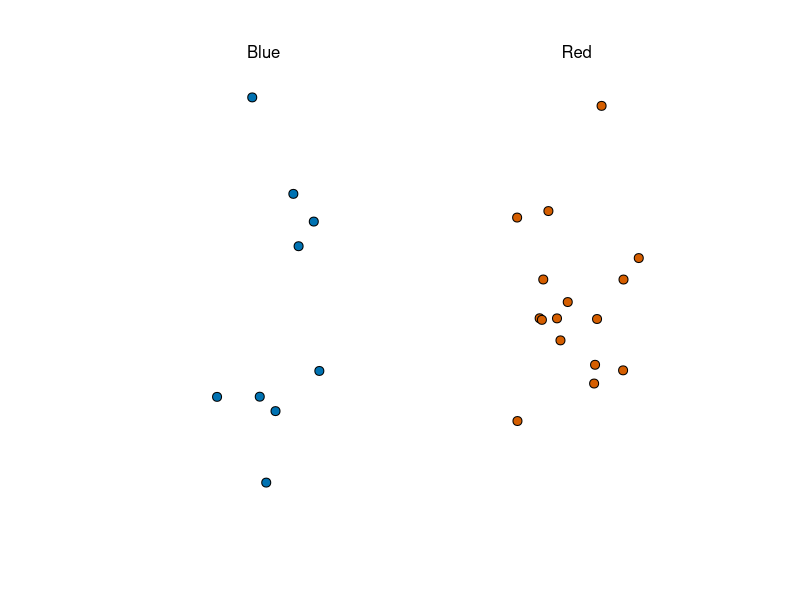
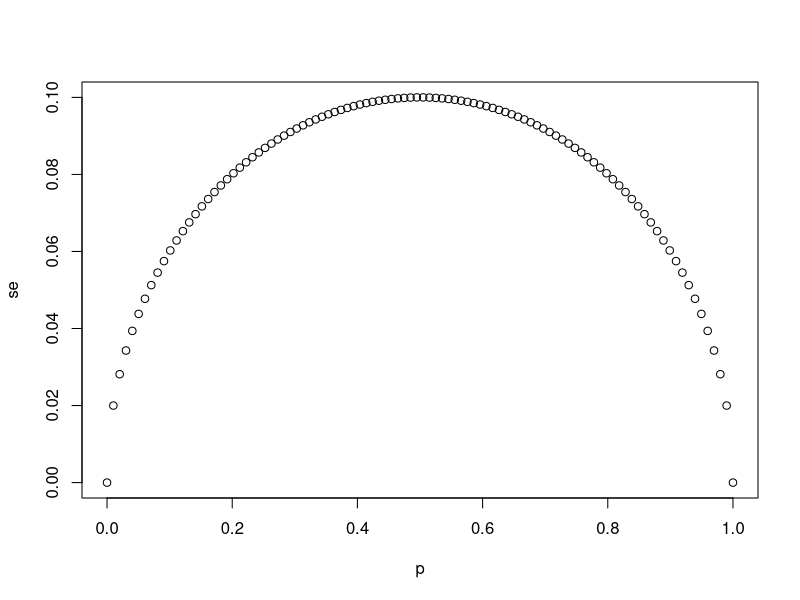
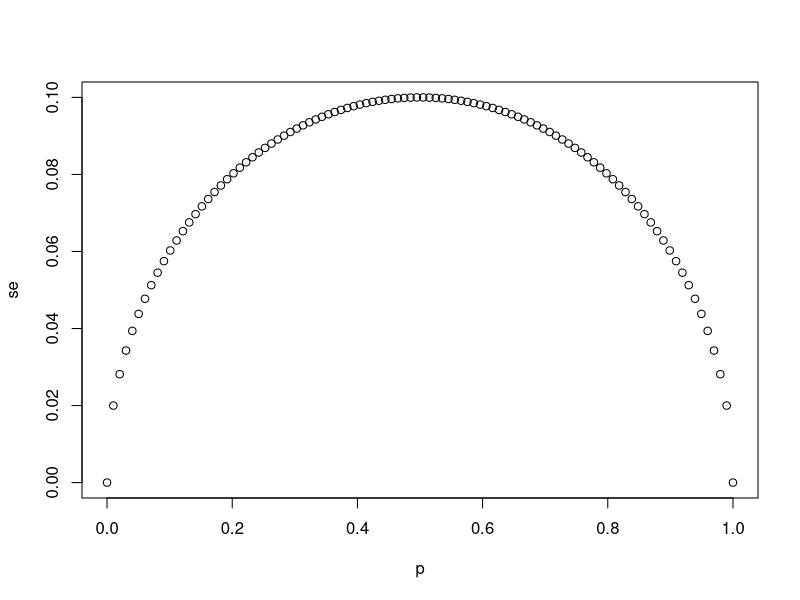
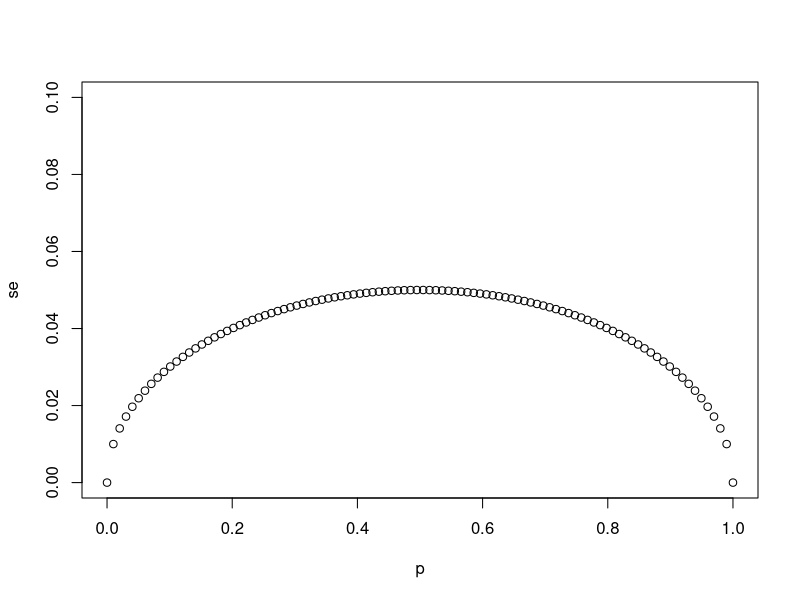
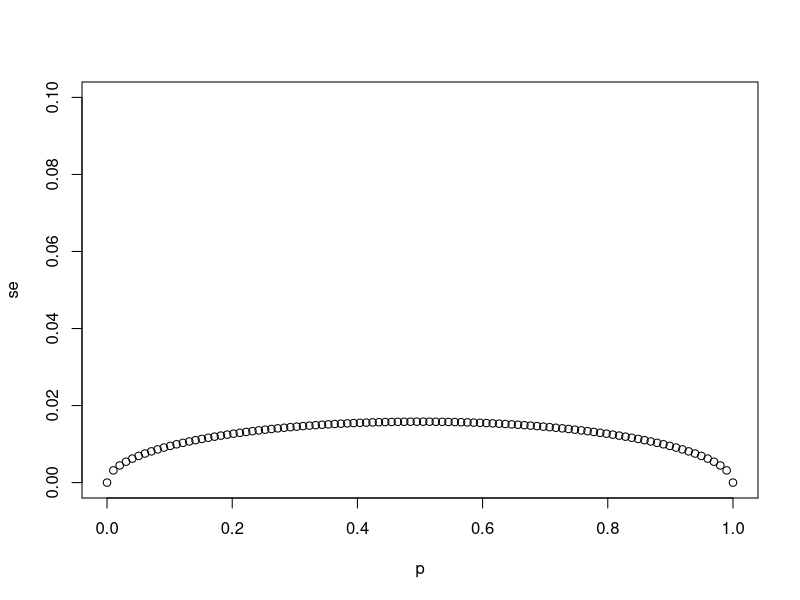
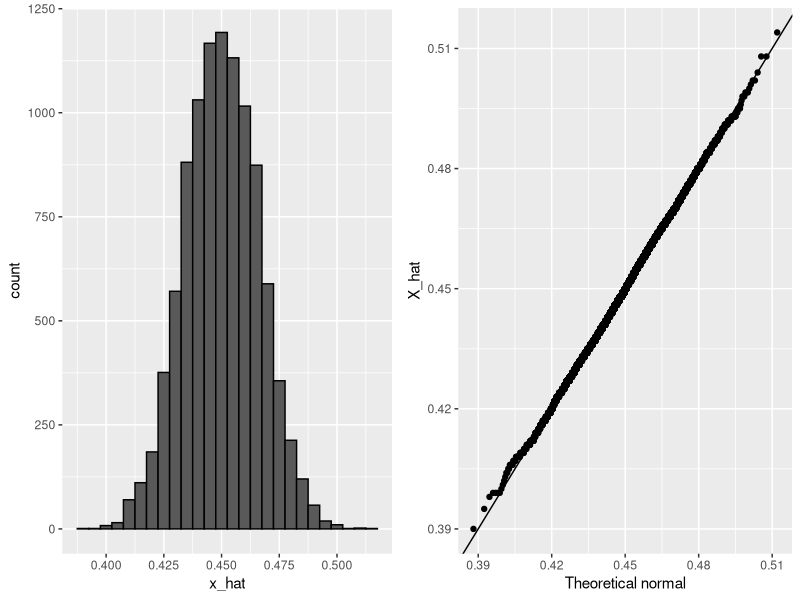
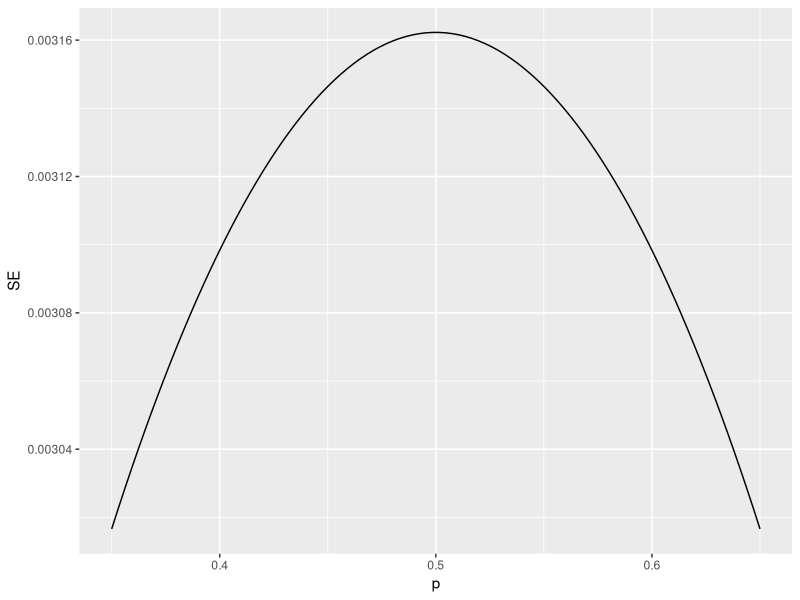
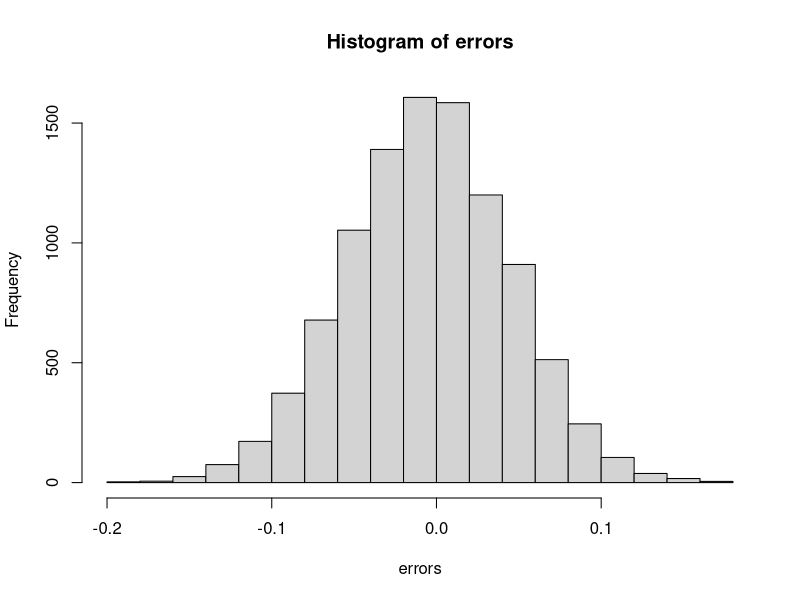

Generate these figures, in order, with R:
## ---- chunk 1
knitr::opts_chunk$set(echo = TRUE)
## ---- chunk 2
if(!require(tidyverse)) install.packages("tidyverse")
if(!require(dslabs)) install.packages("dslabs")

library(tidyverse)
library(dslabs)
take_poll(25)    # draw 25 beads
## ---- chunk 3
# `N` represents the number of people polled
N <- 25

# Create a variable `p` that contains 100 proportions ranging from 0 to 1 using the `seq` function
p <- seq(0, 1, length.out = 100)

# Create a variable `se` that contains the standard error of each sample average
se <- sqrt(p * (1 - p)/N)

# Plot `p` on the x-axis and `se` on the y-axis
plot(p,se)
## ---- chunk 4
# The vector `p` contains 100 proportions of Democrats ranging from 0 to 1 using the `seq` function
p <- seq(0, 1, length = 100)

# The vector `sample_sizes` contains the three sample sizes
sample_sizes <- c(25, 100, 1000)

# Write a for-loop that calculates the standard error `se` for every value of `p` for each of the three samples sizes `N` in the vector `sample_sizes`. Plot the three graphs, using the `ylim` argument to standardize the y-axis across all three plots.
for (N in sample_sizes)
{
se <- sqrt(p * (1 - p)/N)
plot(p,se,ylim = c(0,0.1))
}
## ---- chunk 5
# `N` represents the number of people polled
N <- 25

# `p` represents the proportion of Democratic voters
p <- 0.45

# Calculate the standard error of the spread. Print this value to the console.
2*sqrt((p*(1-p)/N))
## ---- chunk 6
X_hat <- 0.48
se <- sqrt(X_hat*(1-X_hat)/25)
pnorm(0.01/se) - pnorm(-0.01/se)
## ---- chunk 7
p <- 0.45    # unknown p to estimate
N <- 1000

# simulate one poll of size N and determine x_hat
x <- sample(c(0,1), size = N, replace = TRUE, prob = c(1-p, p))
x_hat <- mean(x)

# simulate B polls of size N and determine average x_hat
B <- 10000    # number of replicates
N <- 1000    # sample size per replicate
x_hat <- replicate(B, {
    x <- sample(c(0,1), size = N, replace = TRUE, prob = c(1-p, p))
    mean(x)
})
## ---- chunk 8
if(!require(gridExtra)) install.packages("gridExtra")

library(gridExtra)
p1 <- data.frame(x_hat = x_hat) %>%
    ggplot(aes(x_hat)) +
    geom_histogram(binwidth = 0.005, color = "black")
p2 <- data.frame(x_hat = x_hat) %>%
    ggplot(aes(sample = x_hat)) +
    stat_qq(dparams = list(mean = mean(x_hat), sd = sd(x_hat))) +
    geom_abline() +
    ylab("X_hat") +
    xlab("Theoretical normal")
grid.arrange(p1, p2, nrow=1)
## ---- chunk 9
N <- 100000
p <- seq(0.35, 0.65, length = 100)
SE <- sapply(p, function(x) 2*sqrt(x*(1-x)/N))
data.frame(p = p, SE = SE) %>%
    ggplot(aes(p, SE)) +
    geom_line()
## ---- chunk 10
# Write a function called `take_sample` that takes `p` and `N` as arguements and returns the average value of a randomly sampled population.
take_sample <- function(p, N) {
  x <- sample(c(0,1), size = N, replace = TRUE, prob = c(1-p, p))
  return(mean(x))
}

# Use the `set.seed` function to make sure your answer matches the expected result after random sampling
set.seed(1)

# Define `p` as the proportion of Democrats in the population being polled
p <- 0.45

# Define `N` as the number of people polled
N <- 100

# Call the `take_sample` function to determine the sample average of `N` randomly selected people from a population containing a proportion of Democrats equal to `p`. Print this value to the console.
take_sample(p, N)
## ---- chunk 11
# Define `p` as the proportion of Democrats in the population being polled
p <- 0.45

# Define `N` as the number of people polled
N <- 100

# The variable `B` specifies the number of times we want the sample to be replicated
B <- 10000

# Use the `set.seed` function to make sure your answer matches the expected result after random sampling
set.seed(1)

# Create an objected called `errors` that replicates subtracting the result of the `take_sample` function from `p` for `B` replications
errors <- replicate(B, p - take_sample(p, N))

# Calculate the mean of the errors. Print this value to the console.
mean(errors)
hist(errors)
## ---- chunk 12
# Define `p` as the proportion of Democrats in the population being polled
p <- 0.45

# Define `N` as the number of people polled
N <- 100

# The variable `B` specifies the number of times we want the sample to be replicated
B <- 10000

# Use the `set.seed` function to make sure your answer matches the expected result after random sampling
set.seed(1)

# We generated `errors` by subtracting the estimate from the actual proportion of Democratic voters
errors <- replicate(B, p - take_sample(p, N))

# Calculate the mean of the absolute value of each simulated error. Print this value to the console.
mean(abs(errors))
## ---- chunk 13
# Define `p` as the proportion of Democrats in the population being polled
p <- 0.45

# Define `N` as the number of people polled
N <- 100

# The variable `B` specifies the number of times we want the sample to be replicated
B <- 10000

# Use the `set.seed` function to make sure your answer matches the expected result after random sampling
set.seed(1)

# We generated `errors` by subtracting the estimate from the actual proportion of Democratic voters
errors <- replicate(B, p - take_sample(p, N))

# Calculate the standard deviation of `errors`
sqrt(mean(errors^2))
## ---- chunk 14
# Define `p` as the expected value equal to 0.45
p <- 0.45

# Define `N` as the sample size
N <- 100

# Calculate the standard error
sqrt(p*(1-p)/N)
## ---- chunk 15
# Define `p` as a proportion of Democratic voters to simulate
p <- 0.45

# Define `N` as the sample size
N <- 100

# Use the `set.seed` function to make sure your answer matches the expected result after random sampling
set.seed(1)

# Define `X` as a random sample of `N` voters with a probability of picking a Democrat ('1') equal to `p`
X <- sample(c(0,1), size = N, replace = TRUE, prob = c(1-p, p))

# Define `X_bar` as the average sampled proportion
X_bar <- mean(X)

# Calculate the standard error of the estimate. Print the result to the console.
se <- sqrt((X_bar*(1-X_bar)/N))
se
## ---- chunk 16
N <- seq(100, 5000, len = 100)
p <- 0.5
se <- sqrt(p*(1-p)/N)
plot(se, N)
## ---- chunk 17
# Define `p` as the proportion of Democrats in the population being polled
p <- 0.45

# Define `N` as the number of people polled
N <- 100

# The variable `B` specifies the number of times we want the sample to be replicated
B <- 10000

# Use the `set.seed` function to make sure your answer matches the expected result after random sampling
set.seed(1)

# Generate `errors` by subtracting the estimate from the actual proportion of Democratic voters
errors <- replicate(B, p - take_sample(p, N))

# Generate a qq-plot of `errors` with a qq-line showing a normal distribution
qqnorm(errors)
qqline(errors)
## ---- chunk 18
# Define `p` as the proportion of Democrats in the population being polled
p <- 0.45

# Define `N` as the number of people polled
N <- 100

# Calculate the probability that the estimated proportion of Democrats in the population is greater than 0.5. Print this value to the console.

1-pnorm(0.5, p, sqrt(p*(1-p)/N))
## ---- chunk 19
# Define `N` as the number of people polled
N <-100

# Define `X_hat` as the sample average
X_hat <- 0.51

# Define `se_hat` as the standard error of the sample average
se_hat <- sqrt(X_hat*(1-X_hat)/N)

# Calculate the probability that the error is 0.01 or larger
1-pnorm(0.01,0,se_hat) + pnorm(-0.01,0,se_hat)
## ---- chunk 20
data("nhtemp")
data.frame(year = as.numeric(time(nhtemp)), temperature = as.numeric(nhtemp)) %>%
    ggplot(aes(year, temperature)) +
    geom_point() +
    geom_smooth() +
    ggtitle("Average Yearly Temperatures in New Haven")
## ---- chunk 21
p <- 0.45
N <- 1000
X <- sample(c(0,1), size = N, replace = TRUE, prob = c(1-p, p))    # generate N observations
X_hat <- mean(X)    # calculate X_hat
SE_hat <- sqrt(X_hat*(1-X_hat)/N)    # calculate SE_hat, SE of the mean of N observations
c(X_hat - 2*SE_hat, X_hat + 2*SE_hat)    # build interval of 2*SE above and below mean
## ---- chunk 22
z <- qnorm(0.995)    # calculate z to solve for 99% confidence interval
pnorm(qnorm(0.995))    # demonstrating that qnorm gives the z value for a given probability
pnorm(qnorm(1-0.995))    # demonstrating symmetry of 1-qnorm
pnorm(z) - pnorm(-z)    # demonstrating that this z value gives correct probability for interval
## ---- chunk 23
B <- 10000
inside <- replicate(B, {
    X <- sample(c(0,1), size = N, replace = TRUE, prob = c(1-p, p))
    X_hat <- mean(X)
    SE_hat <- sqrt(X_hat*(1-X_hat)/N)
    between(p, X_hat - 2*SE_hat, X_hat + 2*SE_hat)    # TRUE if p in confidence interval
})
mean(inside)
## ---- chunk 24
N <- 25
X_hat <- 0.48
(2*X_hat - 1) + c(-2, 2)*2*sqrt(X_hat*(1-X_hat)/N)
## ---- chunk 25
N <- 100    # sample size
z <- sqrt(N) * 0.02/0.5    # spread of 0.02
1 - (pnorm(z) - pnorm(-z))
## ---- chunk 26
# Load the data
data(polls_us_election_2016)

# Generate an object `polls` that contains data filtered for polls that ended on or after October 31, 2016 in the United States
polls <- filter(polls_us_election_2016, enddate >= "2016-10-31" & state == "U.S.")

# How many rows does `polls` contain? Print this value to the console.
nrow(polls)

# Assign the sample size of the first poll in `polls` to a variable called `N`. Print this value to the console.
N <- head(polls$samplesize,1)
N

# For the first poll in `polls`, assign the estimated percentage of Clinton voters to a variable called `X_hat`. Print this value to the console.
X_hat <- (head(polls$rawpoll_clinton,1)/100)
X_hat

# Calculate the standard error of `X_hat` and save it to a variable called `se_hat`. Print this value to the console.
se_hat <- sqrt(X_hat*(1-X_hat)/N)
se_hat

# Use `qnorm` to calculate the 95% confidence interval for the proportion of Clinton voters. Save the lower and then the upper confidence interval to a variable called `ci`.
ci <- c(X_hat - qnorm(0.975)*se_hat, X_hat + qnorm(0.975)*se_hat)
ci
## ---- chunk 27
# The `polls` object that filtered all the data by date and nation has already been loaded. Examine it using the `head` function.
head(polls)

# Create a new object called `pollster_results` that contains columns for pollster name, end date, X_hat, se_hat, lower confidence interval, and upper confidence interval for each poll.
polls <- mutate(polls, X_hat = polls$rawpoll_clinton/100, se_hat = sqrt(X_hat*(1-X_hat)/polls$samplesize), lower = X_hat - qnorm(0.975)*se_hat, upper = X_hat + qnorm(0.975)*se_hat)
pollster_results <- select(polls, pollster, enddate, X_hat, se_hat, lower, upper)
pollster_results
## ---- chunk 28
# The `pollster_results` object has already been loaded. Examine it using the `head` function.
head(pollster_results)

# Add a logical variable called `hit` that indicates whether the actual value exists within the confidence interval of each poll. Summarize the average `hit` result to determine the proportion of polls with confidence intervals include the actual value. Save the result as an object called `avg_hit`.
avg_hit <- pollster_results %>% mutate(hit=(lower<0.482 & upper>0.482)) %>% summarize(mean(hit))
avg_hit
## ---- chunk 29
# Add a statement to this line of code that will add a new column named `d_hat` to `polls`. The new column should contain the difference in the proportion of voters.
polls <- polls_us_election_2016 %>% filter(enddate >= "2016-10-31" & state == "U.S.")  %>%
  mutate(d_hat = rawpoll_clinton/100 - rawpoll_trump/100)

# Assign the sample size of the first poll in `polls` to a variable called `N`. Print this value to the console.
N <- polls$samplesize[1]
N

# Assign the difference `d_hat` of the first poll in `polls` to a variable called `d_hat`. Print this value to the console.
d_hat <- polls$d_hat[1]
d_hat

# Assign proportion of votes for Clinton to the variable `X_hat`.
X_hat <- (d_hat+1)/2
X_hat

# Calculate the standard error of the spread and save it to a variable called `se_hat`. Print this value to the console.
se_hat <- 2*sqrt(X_hat*(1-X_hat)/N)
se_hat


# Use `qnorm` to calculate the 95% confidence interval for the difference in the proportions of voters. Save the lower and then the upper confidence interval to a variable called `ci`.
ci <- c(d_hat - qnorm(0.975)*se_hat, d_hat + qnorm(0.975)*se_hat)
ci
## ---- chunk 30
# The subset `polls` data with 'd_hat' already calculated has been loaded. Examine it using the `head` function.
head(polls)

# Create a new object called `pollster_results` that contains columns for pollster name, end date, d_hat, lower confidence interval of d_hat, and upper confidence interval of d_hat for each poll.
d_hat = polls$rawpoll_clinton/100 - polls$rawpoll_trump/100
X_hat = (d_hat + 1) / 2
polls <- mutate(polls, X_hat, se_hat = 2 * sqrt(X_hat * (1 - X_hat) / samplesize), lower = d_hat - qnorm(0.975)*se_hat, upper = d_hat + qnorm(0.975)*se_hat)
pollster_results <- select(polls, pollster, enddate, d_hat, lower, upper)
pollster_results
## ---- chunk 31
# The `pollster_results` object has already been loaded. Examine it using the `head` function.
head(pollster_results)

# Add a logical variable called `hit` that indicates whether the actual value (0.021) exists within the confidence interval of each poll. Summarize the average `hit` result to determine the proportion of polls with confidence intervals include the actual value. Save the result as an object called `avg_hit`.
avg_hit <- pollster_results %>% mutate(hit=(lower<0.021 & upper>0.021)) %>% summarize(mean(hit))
avg_hit
## ---- chunk 32
# The `polls` object has already been loaded. Examine it using the `head` function.
head(polls)

# Add variable called `error` to the object `polls` that contains the difference between d_hat and the actual difference on election day. Then make a plot of the error stratified by pollster.
error <- polls$d_hat - 0.021
polls <- mutate(polls, error)
polls %>% ggplot(aes(x = pollster, y = error)) +
  geom_point() +
  theme(axis.text.x = element_text(angle = 90, hjust = 1))
## ---- chunk 33
# The `polls` object has already been loaded. Examine it using the `head` function.
head(polls)

# Add variable called `error` to the object `polls` that contains the difference between d_hat and the actual difference on election day. Then make a plot of the error stratified by pollster, but only for pollsters who took 5 or more polls.
error <- polls$d_hat - 0.021
polls <- mutate(polls, error)
polls %>% group_by(pollster) %>% filter(n() >= 5) 
polls %>% ggplot(aes(x = pollster, y = error)) +
  geom_point() +
  theme(axis.text.x = element_text(angle = 90, hjust = 1))
## ---- chunk 34
d <- 0.039
Ns <- c(1298, 533, 1342, 897, 774, 254, 812, 324, 1291, 1056, 2172, 516)
p <- (d+1)/2

# calculate confidence intervals of the spread
confidence_intervals <- sapply(Ns, function(N){
    X <- sample(c(0,1), size=N, replace=TRUE, prob = c(1-p, p))
    X_hat <- mean(X)
    SE_hat <- sqrt(X_hat*(1-X_hat)/N)
    2*c(X_hat, X_hat - 2*SE_hat, X_hat + 2*SE_hat) - 1
})

# generate a data frame storing results
polls <- data.frame(poll = 1:ncol(confidence_intervals),
                    t(confidence_intervals), sample_size = Ns)
names(polls) <- c("poll", "estimate", "low", "high", "sample_size")
polls
## ---- chunk 35
d_hat <- polls %>%
    summarize(avg = sum(estimate*sample_size) / sum(sample_size)) %>%
    .$avg

p_hat <- (1+d_hat)/2
moe <- 2*1.96*sqrt(p_hat*(1-p_hat)/sum(polls$sample_size))   
round(d_hat*100,1)
round(moe*100, 1)
## ---- chunk 36
names(polls_us_election_2016)

# keep only national polls from week before election with a grade considered reliable
polls <- polls_us_election_2016 %>%
    filter(state == "U.S." & enddate >= "2016-10-31" &
               (grade %in% c("A+", "A", "A-", "B+") | is.na(grade)))

# add spread estimate
polls <- polls %>%
    mutate(spread = rawpoll_clinton/100 - rawpoll_trump/100)

# compute estimated spread for combined polls
d_hat <- polls %>%
    summarize(d_hat = sum(spread * samplesize) / sum(samplesize)) %>%
    .$d_hat

# compute margin of error
p_hat <- (d_hat+1)/2
moe <- 1.96 * 2 * sqrt(p_hat*(1-p_hat)/sum(polls$samplesize))

# histogram of the spread
polls %>%
    ggplot(aes(spread)) +
    geom_histogram(color="black", binwidth = .01)
## ---- chunk 37
# number of polls per pollster in week before election
polls %>% group_by(pollster) %>% summarize(n())

# plot results by pollsters with at least 6 polls
polls %>% group_by(pollster) %>%
    filter(n() >= 6) %>%
    ggplot(aes(pollster, spread)) +
    geom_point() +
    theme(axis.text.x = element_text(angle = 90, hjust = 1))

# standard errors within each pollster
polls %>% group_by(pollster) %>%
    filter(n() >= 6) %>%
    summarize(se = 2 * sqrt(p_hat * (1-p_hat) / median(samplesize)))
## ---- chunk 38
# collect last result before the election for each pollster
one_poll_per_pollster <- polls %>% group_by(pollster) %>%
    filter(enddate == max(enddate)) %>%      # keep latest poll
    ungroup()

# histogram of spread estimates
one_poll_per_pollster %>%
    ggplot(aes(spread)) + geom_histogram(binwidth = 0.01)

# construct 95% confidence interval
results <- one_poll_per_pollster %>%
    summarize(avg = mean(spread), se = sd(spread)/sqrt(length(spread))) %>%
    mutate(start = avg - 1.96*se, end = avg + 1.96*se)
round(results*100, 1)
## ---- chunk 39
data(heights)

# Make a vector of heights from all males in the population
x <- heights %>% filter(sex == "Male") %>%
  .$height

# Calculate the population average. Print this value to the console.
gemiddelde_lengte <- mean(x)
gemiddelde_lengte

# Calculate the population standard deviation. Print this value to the console.
standaard_deviatie <- sd(x)
standaard_deviatie
## ---- chunk 40
# The vector of all male heights in our population `x` has already been loaded for you. You can examine the first six elements using `head`.
head(x)

# Use the `set.seed` function to make sure your answer matches the expected result after random sampling
set.seed(1)

# Define `N` as the number of people measured
N <- 50

# Define `X` as a random sample from our population `x`
X <- sample(x, N, replace = TRUE)
X

# Calculate the sample average. Print this value to the console.
mu <- mean(X)
mu

# Calculate the sample standard deviation. Print this value to the console.
sigma <- sd(X)
sigma
## ---- chunk 41
# The vector of all male heights in our population `x` has already been loaded for you. You can examine the first six elements using `head`.
head(x)

# Use the `set.seed` function to make sure your answer matches the expected result after random sampling
set.seed(1)

# Define `N` as the number of people measured
N <- 50

# Define `X` as a random sample from our population `x`
X <- sample(x, N, replace = TRUE)

# Define `se` as the standard error of the estimate. Print this value to the console.
X_hat <- mean(X)
se <- sd(X)/sqrt(N)
se

# Construct a 95% confidence interval for the population average based on our sample. Save the lower and then the upper confidence interval to a variable called `ci`.
# Construct a 95% confidence interval for the population average based on our sample. Save the lower and then the upper confidence interval to a variable called `ci`.
ci <- c(qnorm(0.025, X_hat, se), qnorm(0.975, X_hat, se))
ci
## ---- chunk 42
# Define `mu` as the population average
mu <- mean(x)

# Use the `set.seed` function to make sure your answer matches the expected result after random sampling
set.seed(1)

# Define `N` as the number of people measured
N <- 50

# Define `B` as the number of times to run the model
B <- 10000

# Define an object `res` that contains a logical vector for simulated intervals that contain mu
res <- replicate(B, {
  X <- sample(x, N, replace = TRUE)
  se <- sd(X) / sqrt(N)
  interval <- c(qnorm(0.025, mean(X), se) , qnorm(0.975, mean(X), se))
  between(mu, interval[1], interval[2])
})

# Calculate the proportion of results in `res` that include mu. Print this value to the console.
mean(res)
## ---- chunk 43
# These lines of code filter for the polls we want and calculate the spreads
polls <- polls_us_election_2016 %>% 
  filter(pollster %in% c("Rasmussen Reports/Pulse Opinion Research","The Times-Picayune/Lucid") &
           enddate >= "2016-10-15" &
           state == "U.S.") %>% 
  mutate(spread = rawpoll_clinton/100 - rawpoll_trump/100) 

# Make a boxplot with points of the spread for each pollster
polls %>% ggplot(aes(pollster, spread)) + geom_boxplot() + geom_point()
## ---- chunk 44
# The `polls` data have already been loaded for you. Use the `head` function to examine them.
head(polls)

# Create an object called `sigma` that contains a column for `pollster` and a column for `s`, the standard deviation of the spread
sigma <- polls %>% group_by(pollster) %>% summarize(s = sd(spread))

# Print the contents of sigma to the console
sigma
## ---- chunk 45
# The `polls` data have already been loaded for you. Use the `head` function to examine them.
head(polls)

# Create an object called `res` that summarizes the average, standard deviation, and number of polls for the two pollsters.
res <- polls %>% group_by(pollster) %>% summarise(avg = mean(spread), s = sd(spread), N=n())

# Store the difference between the larger average and the smaller in a variable called `estimate`. Print this value to the console.
estimate <- max(res$avg) - min(res$avg)
estimate

# Store the standard error of the estimates as a variable called `se_hat`. Print this value to the console.
se_hat <- sqrt(res$s[2]^2/res$N[2] + res$s[1]^2/res$N[1])
se_hat

# Calculate the 95% confidence interval of the spreads. Save the lower and then the upper confidence interval to a variable called `ci`.
ci <- c(estimate - qnorm(0.975)*se_hat, estimate + qnorm(0.975)*se_hat)
ci
## ---- chunk 46
# We made an object `res` to summarize the average, standard deviation, and number of polls for the two pollsters.
res <- polls %>% group_by(pollster) %>% 
  summarize(avg = mean(spread), s = sd(spread), N = n()) 

# The variables `estimate` and `se_hat` contain the spread estimates and standard error, respectively.
estimate <- res$avg[2] - res$avg[1]
se_hat <- sqrt(res$s[2]^2/res$N[2] + res$s[1]^2/res$N[1])

# Calculate the p-value
2 * (1 - pnorm(estimate / se_hat, 0, 1))
## ---- chunk 47
# Execute the following lines of code to filter the polling data and calculate the spread
polls <- polls_us_election_2016 %>% 
  filter(enddate >= "2016-10-15" &
           state == "U.S.") %>%
  group_by(pollster) %>%
  filter(n() >= 5) %>% 
  mutate(spread = rawpoll_clinton/100 - rawpoll_trump/100) %>%
  ungroup()

# Create an object called `var` that contains columns for the pollster, mean spread, and standard deviation. Print the contents of this object to the console.
var <- polls %>% group_by(pollster) %>% summarise(avg = mean(spread), s = sd(spread))
var
## ---- chunk 48
prev <- 0.00025    # disease prevalence
N <- 100000    # number of tests
outcome <- sample(c("Disease", "Healthy"), N, replace = TRUE, prob = c(prev, 1-prev))

N_D <- sum(outcome == "Disease")    # number with disease
N_H <- sum(outcome == "Healthy")    # number healthy

# for each person, randomly determine if test is + or -
accuracy <- 0.99
test <- vector("character", N)
test[outcome == "Disease"] <- sample(c("+", "-"), N_D, replace=TRUE, prob = c(accuracy, 1-accuracy))
test[outcome == "Healthy"] <- sample(c("-", "+"), N_H, replace=TRUE, prob = c(accuracy, 1-accuracy))

table(outcome, test)
## ---- chunk 49
# suggested libraries and options
library(tidyverse)
options(digits = 3)
# load brexit_polls object
library(dslabs)
data(brexit_polls)
## ---- chunk 50
p <- 0.481    # official proportion voting "Remain"
d <- 2*p-1    # official spread
## ---- chunk 51
# The final proportion of voters choosing "Remain" was p=0.481. Consider a poll with a sample of N=1500 voters.
N <- 1500
# What is the expected total number of voters in the sample choosing "Remain"?
nb_remain <- N*p
nb_remain
# What is the standard error of the total number of voters in the sample choosing "Remain"?
se_remain <- sqrt(N*p*(1-p))
se_remain
# What is the expected value of X_bar, the proportion of "Remain" voters?
X_bar <- p
X_bar
# What is the standard error of X_bar, the proportion of "Remain" voters?
se <- sqrt(p*(1-p)/N)
se
# What is the expected value of d, the spread between the proportion of "Remain" voters and "Leave" voters?
d <- 2*p-1
d
# What is the standard error of d, the spread between the proportion of "Remain" voters and "Leave" voters?
2 * se
## ---- chunk 52
head(brexit_polls)
brexit_polls <- brexit_polls %>%
        mutate(x_hat = (spread+1)/2)
# What is the average of the observed spreads (spread)?
mean(brexit_polls$spread)
 
# What is the standard deviation of the observed spreads?
sd(brexit_polls$spread)
# What is the average of x_hat, the estimates of the parameter p?
mean(brexit_polls$x_hat)
 
# What is the standard deviation of x_hat?
sd(brexit_polls$x_hat)
## ---- chunk 53
brexit_polls[1,]
# Use qnorm to compute the 95% confidence interval for X_hat.
# What is the lower bound of the 95% confidence interval?
brexit_polls[1,]$x_hat - qnorm(.975) * sqrt(brexit_polls[1,]$x_hat *(1-brexit_polls[1,]$x_hat)/brexit_polls[1,]$samplesize)
 
# What is the upper bound of the 95% confidence interval?
brexit_polls[1,]$x_hat + qnorm(.975) * sqrt(brexit_polls[1,]$x_hat *(1-brexit_polls[1,]$x_hat)/brexit_polls[1,]$samplesize)
 
# Does the 95% confidence interval predict a winner (does not cover p=0.5)? Does the 95% confidence interval cover the true value of p observed during the referendum?
# A: The interval predicts a winner but does not cover the true value of p
## ---- chunk 54
# suggested libraries and options
library(tidyverse)
options(digits = 3)
# load brexit_polls object and add x_hat column
library(dslabs)
data(brexit_polls)
brexit_polls <- brexit_polls %>%
    mutate(x_hat = (spread + 1)/2)
# final proportion voting "Remain"
p <- 0.481
## ---- chunk 55
d <- -0.038
june_polls <- brexit_polls %>%
  filter(enddate > "2016-06-01")
june_polls <- june_polls %>%
  mutate(se_x_hat = sqrt(x_hat*(1-x_hat)/samplesize),
           se_spread = 2 * se_x_hat,
           lower = spread - qnorm(.975) * se_spread,
           upper = spread + qnorm(.975) * se_spread,
           hit = (lower<=d & upper>=d))
head(june_polls)
# How many polls are in june_polls?
nrow(june_polls)
# What proportion of polls have a confidence interval that covers the value 0?
june_polls %>% summarize(mean(lower<=0 & upper>=0))
# What proportion of polls predict "Remain" (confidence interval entirely above 0)?
june_polls %>% summarize(mean(lower>0))
# What proportion of polls have a confidence interval covering the true value of d?
june_polls %>% summarize(mean(hit))
## ---- chunk 56
june_polls %>%
  group_by(pollster) %>%
  summarize(hit_rate=mean(hit), n()) %>%
  arrange(hit_rate)
## ---- chunk 57
june_polls %>% group_by(poll_type) %>%
  ggplot(aes(poll_type,spread)) +
  geom_boxplot()
## ---- chunk 58
combined_by_type <- june_polls %>%
        group_by(poll_type) %>%
        summarize(N = sum(samplesize),
                  spread = sum(spread*samplesize)/N,
                  p_hat = (spread + 1)/2)
res <- combined_by_type %>%
  mutate(
    se_spread = 2 * sqrt(p_hat * (1-p_hat) / N),
    ci_lower = spread - qnorm(.975) * se_spread,
    ci_upper = spread + qnorm(.975) * se_spread
    )
res
#What is the lower bound of the 95% confidence interval for online voters?
#What is the upper bound of the 95% confidence interval for online voters?
res %>%
  filter(poll_type == 'Online') %>%
  select(ci_lower, ci_upper)
## ---- chunk 59
# suggested libraries and options
library(tidyverse)
options(digits = 3)
# load brexit_polls object and add x_hat column
library(dslabs)
data(brexit_polls)
brexit_polls <- brexit_polls %>%
    mutate(x_hat = (spread + 1)/2)
# final proportion voting "Remain"
p <- 0.481
## ---- chunk 60
d <- -0.038
brexit_hit <- brexit_polls %>%
  mutate(p_hat = (spread + 1)/2,
         se_spread = 2*sqrt(p_hat*(1-p_hat)/samplesize),
         spread_lower = spread - qnorm(.975)*se_spread,
         spread_upper = spread + qnorm(.975)*se_spread,
         hit = spread_lower < d & spread_upper > d) %>%
  select(poll_type, hit)
## ---- chunk 61
head(brexit_hit)
res <- brexit_hit %>% 
  group_by(poll_type) %>%
  summarize(T=sum(hit), F=sum(!hit))
res
two_by_two <- tibble(hit=c(FALSE,TRUE), 
       'Online'=c(res[res$poll_type=='Online',]$F, 
                  res[res$poll_type=='Online',]$T),
       'Telephone'=c(res[res$poll_type!='Online',]$F, 
                  res[res$poll_type!='Online',]$T))
chisq_test <- two_by_two %>%
    select(-hit) %>%
  chisq.test()
chisq_test
# What is the p-value of the chi-squared test comparing the hit rate of online and telephone polls?
# A: 0.001
# Determine which poll type has a higher probability of producing a confidence interval that covers the correct value of the spread. Also determine whether this difference is statistically significant at a p-value cutoff of 0.05. Which of the following is true?
# A: Online polls are more likely to cover the correct value of the spread and this difference is statistically significant.
## ---- chunk 62
two_by_two
# Calculate the odds that an online poll generates a confidence interval that covers the actual value of the spread.
# Calculate the odds that a telephone poll generates a confidence interval that covers the actual value of the spread.
#Calculate the odds ratio to determine how many times larger the odds are for online polls to hit versus telephone polls.
odds_online <- two_by_two$Online[two_by_two$hit==TRUE] / two_by_two$Online[two_by_two$hit==FALSE]
odds_tel <- two_by_two$Telephone[two_by_two$hit==TRUE] / two_by_two$Telephone[two_by_two$hit==FALSE]
odds_online
odds_tel
odds_online / odds_tel
## ---- chunk 63
brexit_polls %>%
  ggplot(aes(enddate, spread, col=poll_type)) +
  geom_point() +
  geom_smooth(method = "loess", span=0.4) +
  geom_hline(aes(yintercept=-.038))
## ---- chunk 64
brexit_long <- brexit_polls %>%
    gather(vote, proportion, "remain":"undecided") %>%
    mutate(vote = factor(vote))
head(brexit_long)
# Make a graph of proportion over time colored by vote. Add a smooth trendline with geom_smooth and method = "loess" with a span of 0.3.
brexit_long %>%
  ggplot(aes(enddate, proportion, col=vote)) +
  geom_point() +
  geom_smooth(method = "loess", span=0.3)
